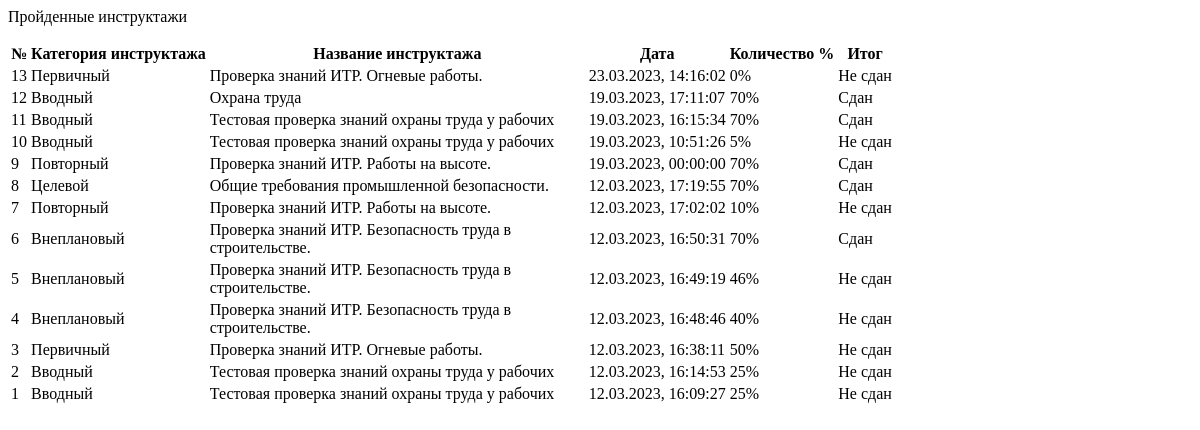
The page /account/profile/passed_inst/ (signed in) on the database as committed earlier.
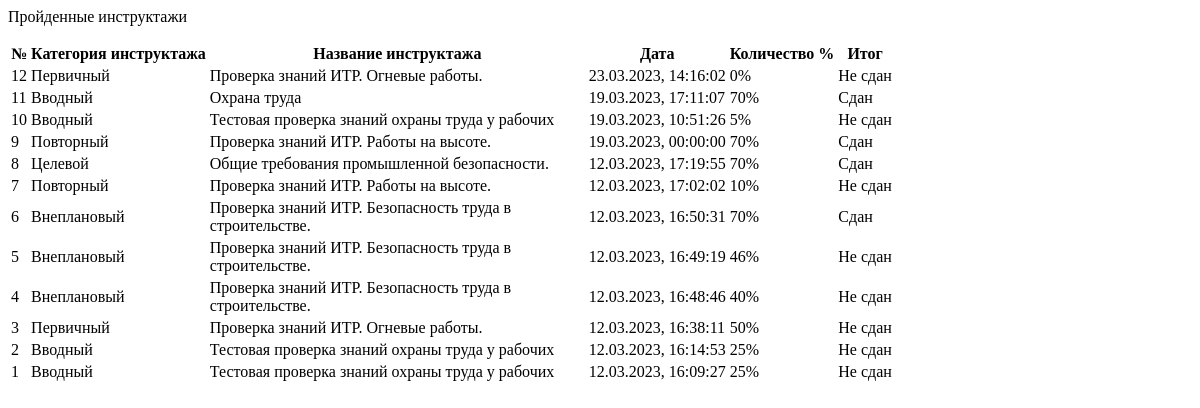
The same page on the database as committed later.
### initru/models.py (models this page shows, shortened)
class res(models.Model):
    user  = models.ForeignKey( CustomUser, on_delete=models.CASCADE, verbose_name='Пользователь')
    instruction  = models.ForeignKey( inst, on_delete=models.CASCADE, verbose_name='Инструктаж')
    quiz = models.ForeignKey(test, on_delete=models.CASCADE, verbose_name= 'Тест')
    date_instruction = models.DateTimeField( 'Дата прохождения инструктажа')
    date_instruction_end = models.DateField('Повторное прохождение', null=True)
    result = models.IntegerField( 'Результат в %')
    mark = models.CharField('Прошел', max_length=255)
    class Meta:
        verbose_name = 'Результат'
        verbose_name_plural = 'Результаты'

class inst(models.Model):
    name_instruction = models.CharField(
        'Название инструктажа',
        max_length=64
    )
    date_period = models.IntegerField(
        'Период инструктажа'
    )
    def __str__(self):
        return f'{self.name_instruction}'
    class Meta:
        verbose_name = 'Инструктаж'
        verbose_name_plural = 'Инструктажи'

class test(models.Model):
    instruction = models.ForeignKey( inst, on_delete=models.CASCADE, verbose_name='Инструктаж' )
    name_test = models.CharField( 'Название теста инструктажа', max_length=125 )
    number_of_questions = models.IntegerField('Количество вопросов') ##
    time = models.IntegerField('Ограничение по времени') ##
    required_score_to_pass = models.IntegerField('Рекомендуемый балл в %', help_text='Рекомендуемый балл в %')
    type_user  = models.ForeignKey(typeuser, on_delete=models.CASCADE, verbose_name='Тип пользователя')
    file = models.FileField( 'Файл к тесту', upload_to='instr/', null=True, blank=True)
    class Meta:
        verbose_name = 'Тест'
        verbose_name_plural = 'Тесты'

### initru/views.py (the view)
# urls.py: path('account/profile/passed_inst/', passedView, name="passed_brief_view"),
@login_required
def passedView(request):
    page_name = 'passed_inst.html'
    obj_res = res.objects.filter(
        user=request.user).order_by("-date_instruction")
    values = {
        'obj': obj_res
    }
    return render(request, page_name, values)

### initru/templates/passed_inst.html (shortened to what this page needs)
{% load static %}
{% load static %}
<div style = 'max-width: 920px;'>
    <p class='text-uppercase text-secondary' style="font-family: 'Inter-Bold';">Пройденные инструктажи</p>
    <div>
        <table id='table' class = 'table table-hover table-sm'>
            <thead style = 'cursor: pointer;'>
                <tr>
                    <th name = 'filterFunc' class = 'text-secondary' scope="col">№</th>
                    <th name = 'filterFunc' data-name = 'instruction' class = 'text-secondary' scope="col">Категория инструктажа</th>
                    <th name = 'filterFunc' data-name = 'quiz' class = 'text-secondary' scope="col" id="name-brief">Название инструктажа</th>
                    <th name = 'filterFunc' data-name = 'date_instruction' id = 'filterFunc' class = 'text-secondary' scope="col">Дата</th>
                    <th name = 'filterFunc' data-name = 'result' class = 'text-secondary' scope="col">Количество %</th>
                    <th name = 'filterFunc' data-name = 'mark' class='text-center text-secondary' scope="col">Итог</th>
                </tr>
            </thead>
            <tbody id="id_tbody">
                {% for o in obj %}
                    <tr>
                        <td name = 'number-quiz'>{{ forloop.revcounter }}</td>
                        <td>{{ o.instruction }}</td>
                        <td name ='name-quiz' style = 'max-width: 375px;'>{{ o.quiz.name_test }}</td>
                        <td name = 'date-start'>{{ o.date_instruction|date:'d.m.Y, H:i:s' }}</td>
                        <td class = 'text-center'>{{ o.result }}%</td>
                        {% if o.mark == 'Не сдан' %}
                            <td class ='bg-danger text-white text-center'>
                                {{ o.mark }}
                            </td>
                        {% else %}
                            <td class = 'bg-success text-white text-center'>
                                {{ o.mark }}
                            </td>
                        {% endif %}
                    </tr>
                {% empty %}
                    <p style='font-family: "Inter-Bold"; color:#E7882B;'>Пока пусто.</p>
                {% endfor %}
            </tbody>
        </table>
    </div>
</div>

Rows that differ between the two databases and show on the page:
removed res: instruction "Вводный", quiz.name_test "Тестовая проверка знаний охраны труда у рабочих", date_instruction "19.03.2023, 16:15:34", result "70", mark "Сдан"
